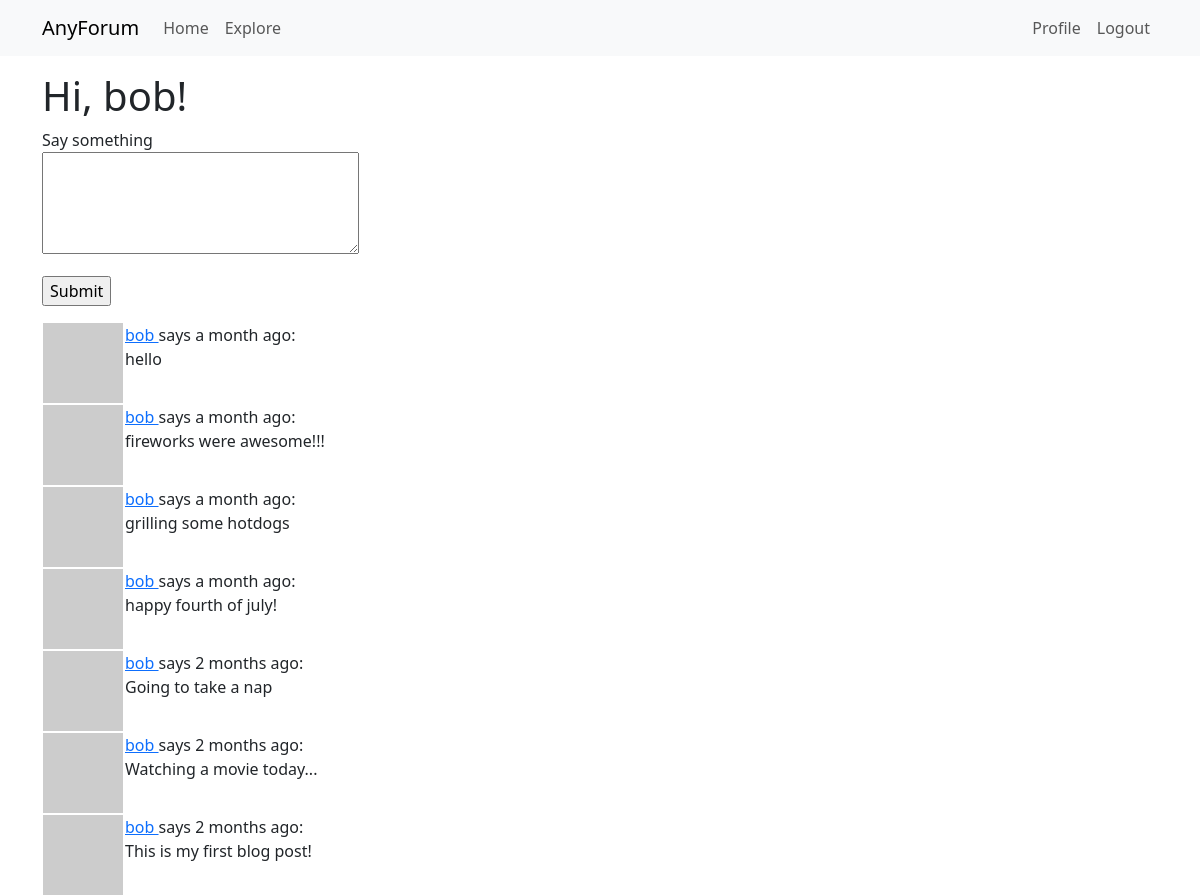
The app's page /index (signed in) with its own data.
### app/models.py (models this page shows, shortened)
class User(UserMixin, db.Model):
    id: so.Mapped[int] = so.mapped_column(primary_key=True)
    username: so.Mapped[str] = so.mapped_column(sa.String(64), index=True, unique=True)
    email: so.Mapped[str] = so.mapped_column(sa.String(120), index=True, unique=True)
    password_hash: so.Mapped[Optional[str]] = so.mapped_column(sa.String(256))
    posts: so.WriteOnlyMapped['Post'] = so.relationship(back_populates='author')
    about_me: so.Mapped[Optional[str]] = so.mapped_column(sa.String(140))
    last_seen: so.Mapped[Optional[datetime]] = so.mapped_column(default=lambda: datetime.now(timezone.utc))
    def avatar(self, size):
        digest = md5(self.email.lower().encode('utf-8')).hexdigest()
        return f'https://www.gravatar.com/avatar/{digest}?d=identicon&s={size}'
    following: so.WriteOnlyMapped['User'] = so.relationship(secondary=followers,
                                                            primaryjoin=(followers.c.follower_id == id),
                                                            secondaryjoin=(followers.c.followed_id == id),
                                                            back_populates='followers')
    followers: so.WriteOnlyMapped['User'] = so.relationship(secondary=followers,
                                                            primaryjoin=(followers.c.followed_id == id),
                                                            secondaryjoin=(followers.c.follower_id == id),
                                                            back_populates='following')
    def following_posts(self):
        Author = so.aliased(User)
        Follower = so.aliased(User)
        return (
            sa.select(Post)
            .join(Post.author.of_type(Author))
            .join(Author.followers.of_type(Follower), isouter=True)
            .where(sa.or_(
                Follower.id == self.id,
                Author.id == self.id
                ))
                .group_by(Post)
            .order_by(Post.timestamp.desc())
        )

class Post(db.Model):
    id: so.Mapped[int] = so.mapped_column(primary_key=True)
    body: so.Mapped[str] = so.mapped_column(sa.String(140))
    timestamp: so.Mapped[datetime] = so.mapped_column(index=True, default=lambda: datetime.now(timezone.utc))
    user_id: so.Mapped[int] = so.mapped_column(sa.ForeignKey(User.id), index=True)
    author: so.Mapped[User] = so.relationship(back_populates='posts')

### app/routes.py (the view)
@app.route('/', methods=['GET', 'POST'])
@app.route('/index', methods=['GET', 'POST'])
@login_required
def index():
    form = PostForm()
    if form.validate_on_submit():
        post = Post(body=form.post.data, author=current_user)
        db.session.add(post)
        db.session.commit()
        flash('Your post is now live!')
        return redirect(url_for('index'))
    page = request.args.get('page', 1, type=int)
    posts = db.paginate(current_user.following_posts(), page=page, per_page=app.config['POSTS_PER_PAGE'], error_out=False)
    next_url = url_for('index', page=posts.next_num) \
        if posts.has_next else None
    prev_url = url_for('index', page=posts.prev_num) \
        if posts.has_prev else None
    return render_template('index.html', title='Home', form=form, posts=posts.items, next_url=next_url, prev_url=prev_url)

### app/forms.py
class PostForm(FlaskForm):
    post = TextAreaField('Say something', validators=[
        DataRequired(), Length(min=1, max=140)])
    submit = SubmitField("Submit")

### app/models.py (called while the page is built)
@login.user_loader
def load_user(id):
    return db.session.get(User, int(id))

### app/routes.py (called while the page is built)
@app.before_request
def before_request():
    if current_user.is_authenticated:
        current_user.last_seen = datetime.now(timezone.utc)
        db.session.commit()

### app/templates/index.html (shortened to what this page needs)
{% extends "base.html" %}
{% block content %}
    <h1>Hi, {{current_user.username}}!</h1>
    {% if form %}
    <form action="" method="post">
        <p>
            {{ form.post.label }}<br>
            {{ form.post(cols=32, rows=4)}}<br>
        </p>
        <p>{{form.submit()}}</p>
    </form>
    {% endif %}
    {% for post in posts %}
        {% include '_post.html' %}
    {% endfor %}
{% endblock %}

### app/templates/_post.html
<table>
    <tr valign="top">
        <td><img src="{{ post.author.avatar(36) }}"></td>
        <td>
            <a href="{{ url_for('user', username=post.author.username) }}">
                {{ post.author.username}}
            </a> says {{moment(post.timestamp).fromNow()}}:
            <br>{{ post.body }}</td>
    </tr>
</table>

### records on screen
User: username "bob"
Post: author.username "bob", timestamp "a month ago", body "hello"
Post: author.username "bob", timestamp "a month ago", body "fireworks were awesome!!!"
Post: author.username "bob", timestamp "a month ago", body "grilling some hotdogs"
Post: author.username "bob", timestamp "a month ago", body "happy fourth of july!"
Post: author.username "bob", timestamp "2 months ago", body "Going to take a nap"
Post: author.username "bob", timestamp "2 months ago", body "Watching a movie today..."
Post: author.username "bob", timestamp "2 months ago", body "This is my first blog post!"
